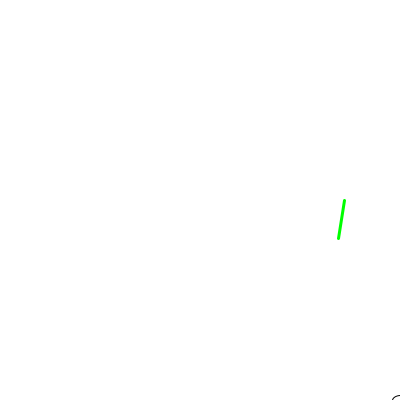
Frame 1 (no input)
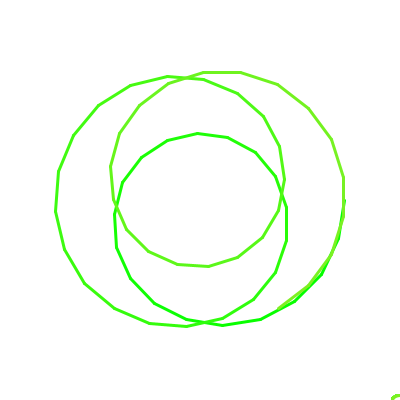
Frame 60 (the mouse pressed at the canvas centre just before this capture)
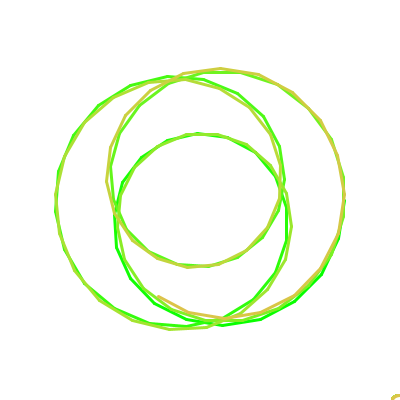
Frame 120 (the mouse held since frame 60 and released just before this capture)

The Processing sketch that drew these frames (run headless with seeded random() and noise(); from frame 60 on, the mouse is pressed at the canvas centre):

// Processing sketch: processing_87918
// ── processing_87918.pde

/**************************
 * Spirograph:
 *
 *   This was orginally written with layers, but couldn't be uploaded
 *     using libraries   
 *
 *   Controls:
 *      r: restart
 *      c: clear canvas
 * Author: Seth Heidkamp
 * 
 **************************/

float r1, r2;
float a1, a2;
float x, y;
int t;

void setup() {  //setup function called initially, only once
  size(400, 400);
  background(255);  //set background white
  setNew();
  smooth();
}

void draw() {  //draw function loops 
    t++;
    translate(width/2,height/2);
    ellipse(width/2, height/2, 15 , 10);
    float nx = r1*cos(radians(a1*t)) + r2*cos(radians(a2*t));
    float ny = r1*sin(radians(a1*t)) + r2*sin(radians(a2*t));
    
    strokeWeight(3);
    setColor();
    line(x,y,nx,ny);
    x = nx; y = ny;
}

void setColor() {
          stroke( int(abs(sin(radians(t/2)))*255),
                int(abs(cos(radians(t/3)))*255),
                int(abs(sin(radians(t/7)))*255));
}


void setNew() {
  //fade(10); // Fade doesn't work for some reason
  r1 = random(0.4*width/2, 0.6*width/2);
  r2 = random(0.2*r1,0.85*r1);
  a1 = random(2,20);
  a2 = random(2,20);
  x = r1*cos(radians(a1*t)) + r2*cos(radians(a2*t));
  y = r1*sin(radians(a1*t)) + r2*sin(radians(a2*t)); 

 }

void keyPressed() {
  if (key == 'r') { 
    setNew();
  }
  if (key == 'c') {
    background(255); 
  }
}


void fade(int amount) {
    noStroke();
    fill(255,amount);
    rect(0,0,width,height);
}

// default fade.
void fade() {
   fade(128); 
}
